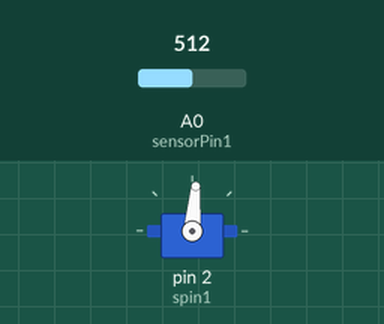
Bench run of a sketch on a simulated Arduino Uno, built with avr-gcc and run on an emulated ATmega328P. Parts: servo. The inputs (shaded band) are chosen by the test bench; at power-on: A0 (sensorPin1) = 512.

Above: at 1.2 s.
1.3 s: A0 (sensorPin1) set to 411
2.8 s: A0 (sensorPin1) set to 391
At 3.4 s:
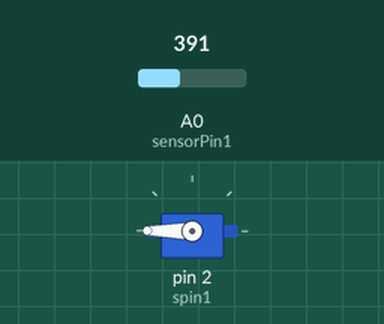
4.3 s: A0 (sensorPin1) set to 410
At 5.5 s:
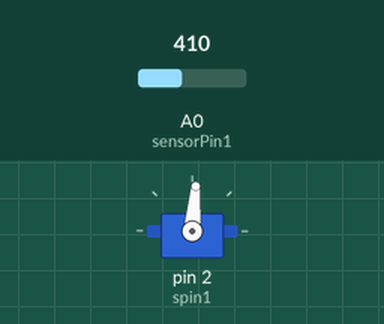
5.8 s: A0 (sensorPin1) set to 390
At 6.9 s:
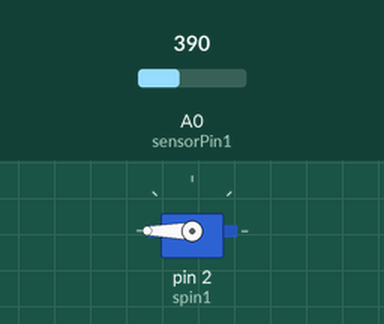
Timing chart, 0 to 8.3 s (numbered marks = the images above; inputs shaded):
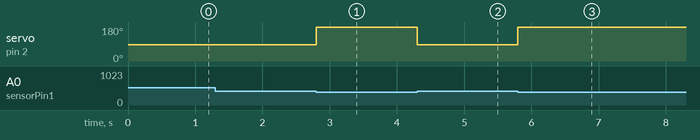

The sketch:

Proj2_v1.ino
```cpp
#include <Servo.h>

Servo cntServo1;
int spin1 = 2;

int lightValue1;
int sensorPin1 = A0;
void setup() {

  cntServo1.attach(spin1);
  Serial.begin(9600);

}

void loop()
 {
lightValue1 = analogRead(sensorPin1);

if(lightValue1<400){
  cntServo1.write(180);
}
  else {

    cntServo1.write(85);
  }
 // cntServo1.write(85);
}
```

Measured:
- the behaviour switches between 400 and 399 on A0 (sensorPin1) (found by bisection; images 0 and 1)
- after the input at 1.3 s, every drawn part: stays the same
- after the input at 2.8 s, servo on pin 2 (spin1): 85° → 180° at once
- after the input at 4.3 s, servo on pin 2 (spin1): 180° → 85° at once
- after the input at 5.8 s, servo on pin 2 (spin1): 85° → 180° at once
